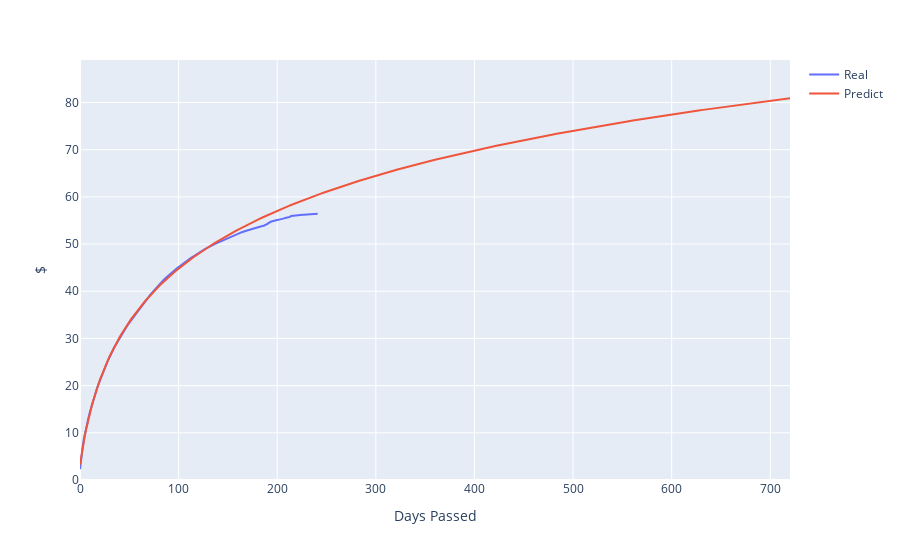

Write notebook code for a chart like this one.
### Code cell
plot_ltv(users, pays)

### Figure 1 — Plotly figure (JSON) as saved in the notebook; plotly's stock layout.template omitted (floating-point values rounded to 4 significant figures; data arrays with more than 128 entries replaced by an {"elided": "..."} marker saying what was removed)
{"data": [{"mode": "lines", "name": "Real", "type": "scatter", "x": {"elided": "721 int values"}, "y": {"elided": "242 float values"}}, {"mode": "lines", "name": "Predict", "type": "scatter", "x": {"elided": "721 int values"}, "y": {"elided": "721 float values"}}], "layout": {"hovermode": "x", "legend": {"tracegroupgap": 0}, "margin": {"t": 60}, "xaxis": {"anchor": "y", "domain": [0, 1], "title": {"text": "Days Passed"}}, "yaxis": {"anchor": "x", "domain": [0, 1], "range": [0, 89.01], "title": {"text": "$"}}}}
